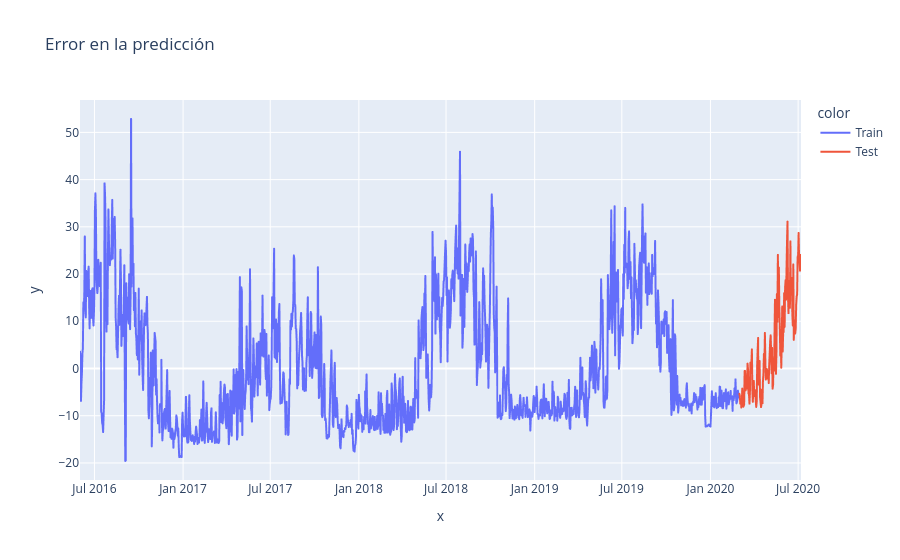

The cell this chart's notebook holds for it:
### Markdown cell above
3. Grafique el error (Valor real - Valor predicho) para todo el intervalo de tiempo y responda ¿Hay un comportamiento estacional en la serie? [1 punto]

### Code cell
# calculamos errores de train y test
error_train = y_train - train_pred
error_test = y_test - test_pred
error = pd.concat([error_train, error_test])

# graficamos errores
fig = px.line(x = df.date, y=error, title='Error en la predicción', color = df.set)
fig.show()

### Figure 1 — Plotly figure (JSON) as saved in the notebook; plotly's stock layout.template omitted (floating-point values rounded to 4 significant figures; data arrays with more than 128 entries replaced by an {"elided": "..."} marker saying what was removed)
{"data": [{"hovertemplate": "color=Train<br>x=%{x}<br>y=%{y}<extra></extra>", "legendgroup": "Train", "line": {"color": "#636efa", "dash": "solid"}, "marker": {"symbol": "circle"}, "mode": "lines", "name": "Train", "showlegend": true, "type": "scattergl", "x": {"elided": "1369 str values"}, "xaxis": "x", "y": {"elided": "1369 float values"}, "yaxis": "y"}, {"hovertemplate": "color=Test<br>x=%{x}<br>y=%{y}<extra></extra>", "legendgroup": "Test", "line": {"color": "#EF553B", "dash": "solid"}, "marker": {"symbol": "circle"}, "mode": "lines", "name": "Test", "showlegend": true, "type": "scattergl", "x": {"elided": "129 str values"}, "xaxis": "x", "y": {"elided": "129 float values"}, "yaxis": "y"}], "layout": {"legend": {"title": {"text": "color"}, "tracegroupgap": 0}, "title": {"text": "Error en la predicción"}, "xaxis": {"anchor": "y", "domain": [0, 1], "title": {"text": "x"}}, "yaxis": {"anchor": "x", "domain": [0, 1], "title": {"text": "y"}}}}
